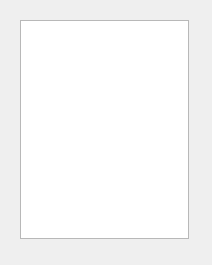
<?xml version="1.0" encoding="UTF-8"?>
<ui version="4.0">
 <class>CursorInfodialog</class>
 <widget class="QDialog" name="CursorInfodialog">
  <property name="windowModality">
   <enum>Qt::NonModal</enum>
  </property>
  <property name="geometry">
   <rect>
    <x>0</x>
    <y>0</y>
    <width>212</width>
    <height>265</height>
   </rect>
  </property>
  <property name="windowTitle">
   <string>Cursor information</string>
  </property>
  <property name="modal">
   <bool>false</bool>
  </property>
  <widget class="QTextEdit" name="textEdit_Status">
   <property name="geometry">
    <rect>
     <x>20</x>
     <y>20</y>
     <width>169</width>
     <height>219</height>
    </rect>
   </property>
   <property name="readOnly">
    <bool>true</bool>
   </property>
  </widget>
 </widget>
 <resources/>
 <connections/>
 <slots>
  <slot>s_SendCmd()</slot>
 </slots>
</ui>
